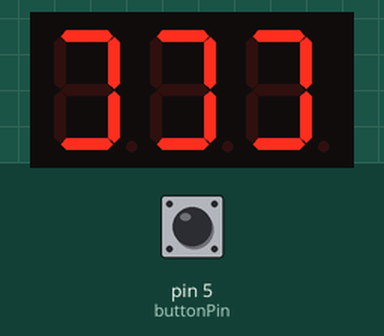
This program was run on a simulated Arduino Uno, built with avr-gcc and run on an emulated ATmega328P. Shown: 3-digit seven-segment display. Wiring (from diagram.json): 3-digit 7-segment display, segments lit when LOW: segments pin 6, pin 7, pin 8, pin 9, pin 10, pin 11, pin 12, pin 13; digit selects pin 2, pin 3, pin 4. The inputs (shaded band) are chosen by the test bench; at power-on: pin 5 (buttonPin) LOW. The segment pins are drawn as the display they are named for.

Above: at 1.2 s.
1.3 s: pin 5 (buttonPin) pulled HIGH for 0.15 s
At 2.0 s:
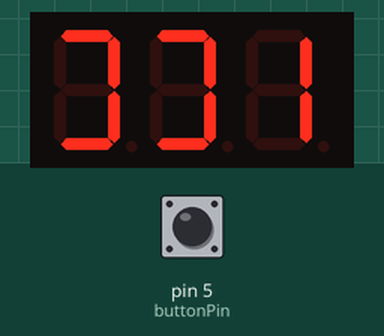
2.9 s: pin 5 (buttonPin) pulled HIGH for 1 s
At 3.9 s:
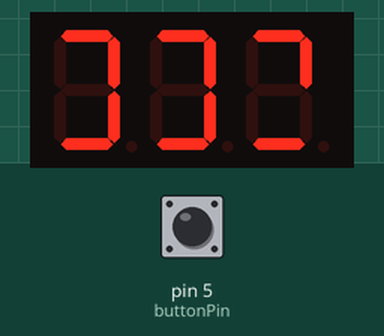
5.4 s: pin 5 (buttonPin) pulled HIGH for 3.2 s
10.1 s: pin 5 (buttonPin) pulsed HIGH 5 times (0.12 s each, 0.3 s apart)
At 10.8 s:
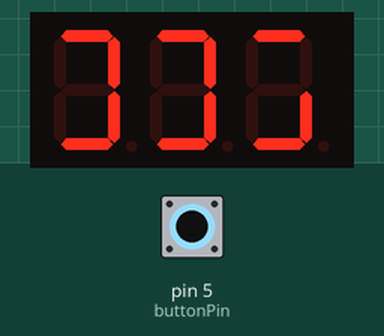
13.1 s: pin 5 (buttonPin) pulsed HIGH 5 times (0.12 s each, 0.3 s apart)
At 13.96 s:
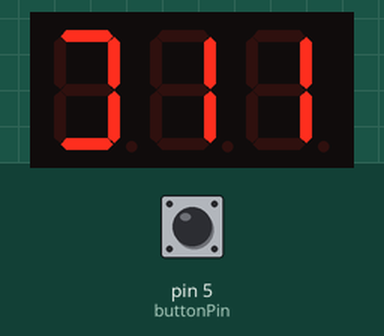
Timing chart, 0 to 16.1 s (numbered marks = the images above; inputs shaded):
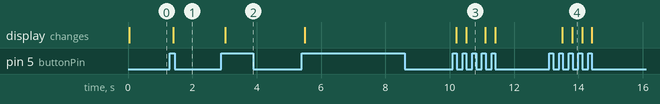

The program:

main.cpp
```cpp
#include <Arduino.h>

int numbers[][7] = {
  {0, 0, 0, 0, 0, 0, 1}, // zero
  {1, 0, 0, 1, 1, 1, 1}, // one
  {0, 0, 1, 0, 0, 1, 0}, // two
  {0, 0, 0, 0, 1, 1, 0}, // three
  {1, 0, 0, 1, 1, 0, 0}, // four
  {0, 1, 0, 0, 1, 0, 0}, // five
  {0, 1, 0, 0, 0, 0, 0}, // six
  {0, 0, 0, 1, 1, 1, 1}, // seven
  {0, 0, 0, 0, 0, 0, 0}, // eight
  {0, 0, 0, 0, 1, 0, 0}  // nine
};


const int buttonPin = 5;
int digitPins[] = {2, 3, 4};
int segmentPins[] = {6, 7, 8, 9, 10, 11, 12, 13};

int buttonState;
int lastButtonState = LOW;
int count = 0;

unsigned long lastDebounceTime = 0;
unsigned long debounceDelay = 50;

void intializePins() {
  pinMode(buttonPin, INPUT);

  for (int i = 0; i < 7; i++) {
    pinMode(segmentPins[i], OUTPUT);
  }

  for (int i = 0; i < 4; i++) {
    pinMode(digitPins[i], OUTPUT);
  }
}

void turnOffDisplay() {
  for (int i = 0; i < 7; i++) {
    digitalWrite(segmentPins[i], 1);
  }
}

void displayNumber(int number, int digitPin) {
  digitalWrite(digitPins[digitPin], 1);
  for (int i = 0; i < 7; i++) {
    digitalWrite(segmentPins[i], numbers[number][i]);
  }
  digitalWrite(digitPins[digitPin], 0);
  turnOffDisplay();
}

void displayToThreeDigit(int num) {
  int hundreds = num / 100;
  int tens = (num / 10) % 10;
  int ones = num % 10;
  displayNumber(hundreds, 0);
  displayNumber(tens, 1);
  displayNumber(ones, 2);
}

void getInput() {
  int reading = digitalRead(buttonPin);
  if (reading != lastButtonState) {
    lastDebounceTime = millis();
  }

  if ((millis() - lastDebounceTime) > debounceDelay) {
    if (reading != buttonState) {
      buttonState = reading;
      if (buttonState == HIGH) {
        count++;
      }
    }
  }

  lastButtonState = reading;
}

void setup() {
  intializePins();
  turnOffDisplay();
  Serial.begin(9600);
}

void loop() {
  getInput();
  displayToThreeDigit(count);
}
```

Measured:
- after the input at 1.3 s, the display: changes after 0.10 s (image 1)
- after the input at 2.9 s, the display: changes after 0.12 s (image 2)
- after the input at 10.1 s, the display: first changes after 0.10 s (image 3 shows a later state)
- after the input at 13.1 s, the display: first changes after 0.40 s (image 4 shows a later state)
